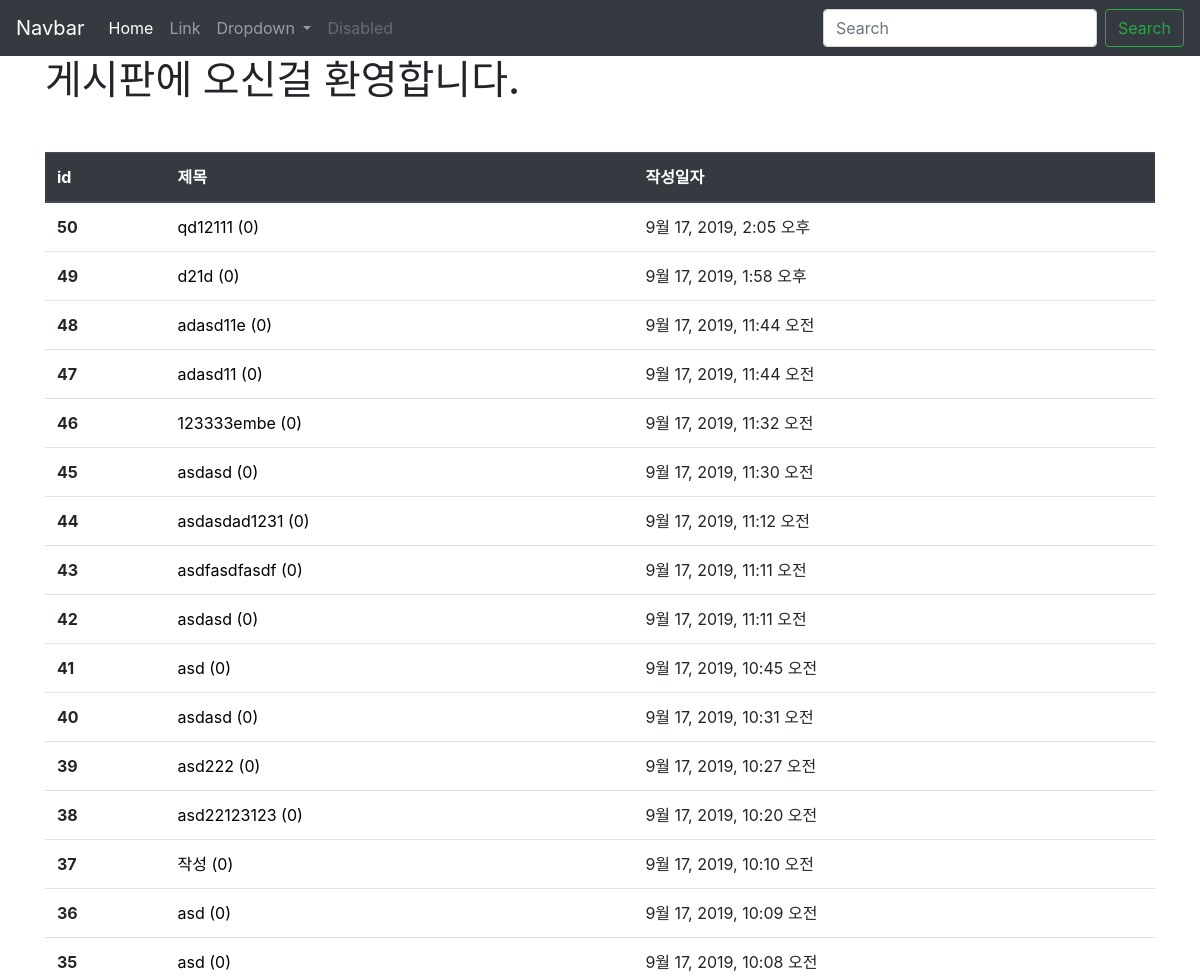
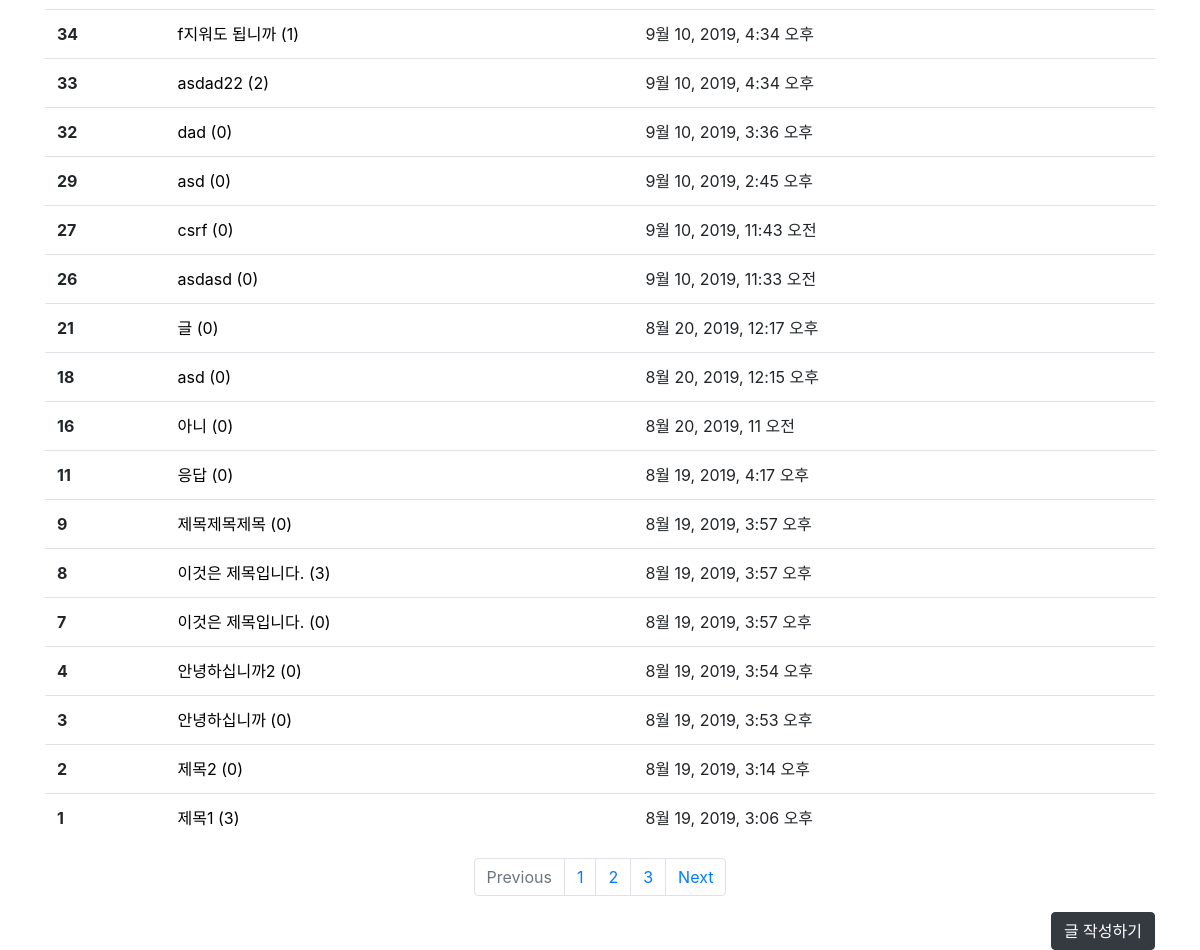
The app's page /articles/ with its own data (2 pictures, top to bottom).
### articles/models.py (models this page shows, shortened)
class Article(models.Model):    # models.Model 을 상속 받는 형식으로 쓴다. ~.~.get()으로 앞으로 데이터 사용하는게 여기 들어있거든
    title = models.CharField(max_length=10)  # 기사의 제목을 변수값으로 가지는데 그것은 캐릭터 필드이다. (일종의 스키마를 정의하는거야)
    content = models.TextField()
    created_at = models.DateTimeField(auto_now_add=True)
    updated_at = models.DateTimeField(auto_now=True)      # 이런식으로 다양한 필드 생성 가능. 다 쓰고나서

### articles/views.py (the view)
# urls.py: path('',views.index, name='index'),
def index(request):
    articles = Article.objects.order_by('-id') # 작성
    context = {
        'articles': articles
    }
    return render(request, 'articles/index.html', context)

### articles/templates/articles/index.html
{% extends 'articles/base.html' %}
{% block body %}
<h1>게시판에 오신걸 환영합니다.</h1>
<table class="table mt-5">
  <thead class="thead-dark">
    <tr>
      <th scope="col">id</th>
      <th scope="col">제목</th>
      <th scope="col">작성일자</th>
    </tr>
  </thead>
  <tbody>
    {% for article in articles %}
    <tr>
      <th scope="row">{{article.id}}</th>
      <td><a href="{% url 'articles:detail' article.pk%}" style="color:black; text-decoration: none;">{{article.title}} ({{article.comment_set.all.count}})</a></td>
      <td>{{article.created_at}}</td>
    </tr>
    {% endfor %}
  </tbody>
</table>
<nav aria-label="Page navigation example">
  <ul class="pagination justify-content-center">
    <li class="page-item disabled">
      <a class="page-link" href="#" tabindex="-1" aria-disabled="true">Previous</a>
    </li>
    <li class="page-item"><a class="page-link" href="#">1</a></li>
    <li class="page-item"><a class="page-link" href="#">2</a></li>
    <li class="page-item"><a class="page-link" href="#">3</a></li>
    <li class="page-item">
      <a class="page-link" href="#">Next</a>
    </li>
  </ul>
</nav>
<div class="d-flex justify-content-end">
    <a class="btn btn-dark " href="{% url 'articles:create' %}" role="button">글 작성하기</a>
</div>
  {% endblock %}

### records on screen
Article: id "50", title "qd12111", comment_set.all.count "0", created_at "9월 17, 2019, 2:05 오후"
Article: id "49", title "d21d", comment_set.all.count "0", created_at "9월 17, 2019, 1:58 오후"
Article: id "48", title "adasd11e", comment_set.all.count "0", created_at "9월 17, 2019, 11:44 오전"
Article: id "47", title "adasd11", comment_set.all.count "0", created_at "9월 17, 2019, 11:44 오전"
Article: id "46", title "123333embe", comment_set.all.count "0", created_at "9월 17, 2019, 11:32 오전"
Article: id "45", title "asdasd", comment_set.all.count "0", created_at "9월 17, 2019, 11:30 오전"
Article: id "44", title "asdasdad1231", comment_set.all.count "0", created_at "9월 17, 2019, 11:12 오전"
Article: id "43", title "asdfasdfasdf", comment_set.all.count "0", created_at "9월 17, 2019, 11:11 오전"
Article: id "42", title "asdasd", comment_set.all.count "0", created_at "9월 17, 2019, 11:11 오전"
Article: id "41", title "asd", comment_set.all.count "0", created_at "9월 17, 2019, 10:45 오전"
Article: id "40", title "asdasd", comment_set.all.count "0", created_at "9월 17, 2019, 10:31 오전"
Article: id "39", title "asd222", comment_set.all.count "0", created_at "9월 17, 2019, 10:27 오전"
Article: id "38", title "asd22123123", comment_set.all.count "0", created_at "9월 17, 2019, 10:20 오전"
Article: id "37", title "작성", comment_set.all.count "0", created_at "9월 17, 2019, 10:10 오전"
Article: id "36", title "asd", comment_set.all.count "0", created_at "9월 17, 2019, 10:09 오전"
Article: id "35", title "asd", comment_set.all.count "0", created_at "9월 17, 2019, 10:08 오전"
Article: id "34", title "f지워도 됩니까", comment_set.all.count "1", created_at "9월 10, 2019, 4:34 오후"
Article: id "33", title "asdad22", comment_set.all.count "2", created_at "9월 10, 2019, 4:34 오후"
Article: id "32", title "dad", comment_set.all.count "0", created_at "9월 10, 2019, 3:36 오후"
Article: id "29", title "asd", comment_set.all.count "0", created_at "9월 10, 2019, 2:45 오후"
Article: id "27", title "csrf", comment_set.all.count "0", created_at "9월 10, 2019, 11:43 오전"
Article: id "26", title "asdasd", comment_set.all.count "0", created_at "9월 10, 2019, 11:33 오전"
Article: id "21", title "글", comment_set.all.count "0", created_at "8월 20, 2019, 12:17 오후"
Article: id "18", title "asd", comment_set.all.count "0", created_at "8월 20, 2019, 12:15 오후"
Article: id "16", title "아니", comment_set.all.count "0", created_at "8월 20, 2019, 11 오전"
Article: id "11", title "응답", comment_set.all.count "0", created_at "8월 19, 2019, 4:17 오후"
Article: id "9", title "제목제목제목", comment_set.all.count "0", created_at "8월 19, 2019, 3:57 오후"
Article: id "8", title "이것은 제목입니다.", comment_set.all.count "3", created_at "8월 19, 2019, 3:57 오후"
Article: id "7", title "이것은 제목입니다.", comment_set.all.count "0", created_at "8월 19, 2019, 3:57 오후"
Article: id "4", title "안녕하십니까2", comment_set.all.count "0", created_at "8월 19, 2019, 3:54 오후"
Article: id "3", title "안녕하십니까", comment_set.all.count "0", created_at "8월 19, 2019, 3:53 오후"
Article: id "2", title "제목2", comment_set.all.count "0", created_at "8월 19, 2019, 3:14 오후"
Article: id "1", title "제목1", comment_set.all.count "3", created_at "8월 19, 2019, 3:06 오후"
